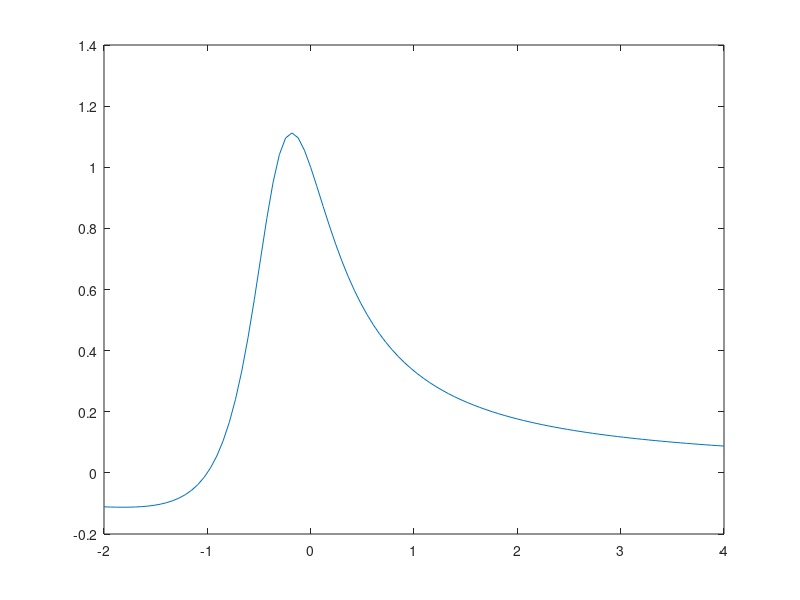

Recreate this plot in MATLAB. (Note: this script raises an error after producing the figure.)
xi = -2:4;
xx=linspace(-2,4);
fi = (xi+1)./(3*xi.^2+2*xi+1);
f = (xx+1)./(3*xx.^2+2*xx+1);
dfi = -(3*xi.^2+6*xi+1)./(3*xi.^2+2*xi+1).^2;
plot(xx,f);
hold on;
d=divided_diff(xi,fi);
plot(xx,newton_int(xi,d,xx));

[zi,d2]=divided_diff2(xi,fi,dfi);
plot(xx,newton_int(zi,d2,xx));

S=spline(xi,fi,xx);
plot(xx,S)
